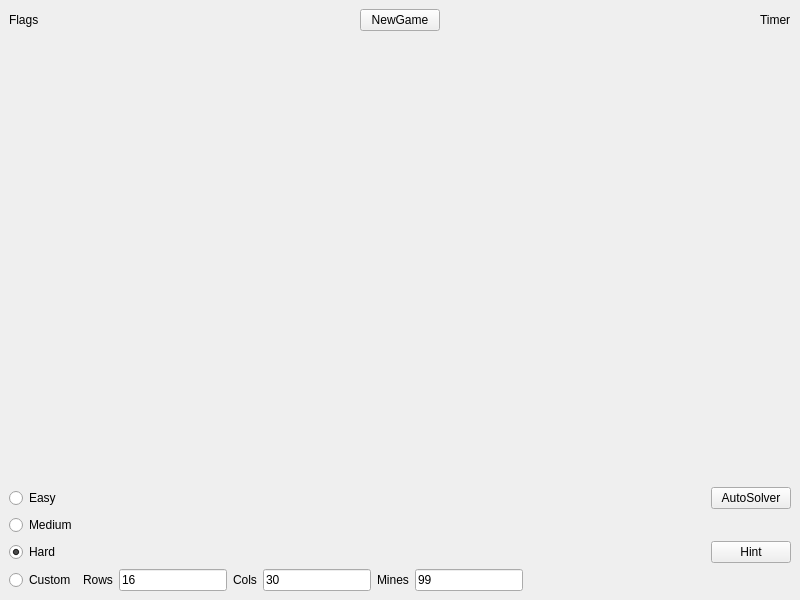
<?xml version="1.0" encoding="UTF-8"?>
<ui version="4.0">
 <class>MainWindow</class>
 <widget class="QMainWindow" name="MainWindow">
  <property name="geometry">
   <rect>
    <x>0</x>
    <y>0</y>
    <width>800</width>
    <height>600</height>
   </rect>
  </property>
  <property name="windowTitle">
   <string>Minesweeper</string>
  </property>
  <widget class="QWidget" name="centralwidget">
   <layout class="QVBoxLayout" name="verticalLayout">
    <item>
     <layout class="QHBoxLayout" name="horizontalLayout">
      <item>
       <widget class="QLabel" name="flag_label">
        <property name="text">
         <string>Flags</string>
        </property>
       </widget>
      </item>
      <item>
       <spacer name="horizontalSpacer_2">
        <property name="orientation">
         <enum>Qt::Horizontal</enum>
        </property>
        <property name="sizeHint" stdset="0">
         <size>
          <width>40</width>
          <height>20</height>
         </size>
        </property>
       </spacer>
      </item>
      <item>
       <widget class="QPushButton" name="button_newGame">
        <property name="text">
         <string>NewGame</string>
        </property>
       </widget>
      </item>
      <item>
       <spacer name="horizontalSpacer">
        <property name="orientation">
         <enum>Qt::Horizontal</enum>
        </property>
        <property name="sizeHint" stdset="0">
         <size>
          <width>40</width>
          <height>20</height>
         </size>
        </property>
       </spacer>
      </item>
      <item>
       <widget class="QLabel" name="timer_label">
        <property name="text">
         <string>Timer</string>
        </property>
       </widget>
      </item>
     </layout>
    </item>
    <item>
     <spacer name="verticalSpacer">
      <property name="orientation">
       <enum>Qt::Vertical</enum>
      </property>
      <property name="sizeHint" stdset="0">
       <size>
        <width>20</width>
        <height>40</height>
       </size>
      </property>
     </spacer>
    </item>
    <item>
     <layout class="QHBoxLayout" name="horizontalLayout_3">
      <property name="topMargin">
       <number>0</number>
      </property>
      <item>
       <spacer name="horizontalSpacer_4">
        <property name="orientation">
         <enum>Qt::Horizontal</enum>
        </property>
        <property name="sizeHint" stdset="0">
         <size>
          <width>40</width>
          <height>20</height>
         </size>
        </property>
       </spacer>
      </item>
      <item>
       <widget class="QWidget" name="Grid" native="true">
        <property name="sizePolicy">
         <sizepolicy hsizetype="Preferred" vsizetype="Preferred">
          <horstretch>0</horstretch>
          <verstretch>0</verstretch>
         </sizepolicy>
        </property>
       </widget>
      </item>
      <item>
       <spacer name="horizontalSpacer_5">
        <property name="orientation">
         <enum>Qt::Horizontal</enum>
        </property>
        <property name="sizeHint" stdset="0">
         <size>
          <width>40</width>
          <height>20</height>
         </size>
        </property>
       </spacer>
      </item>
     </layout>
    </item>
    <item>
     <spacer name="verticalSpacer_2">
      <property name="orientation">
       <enum>Qt::Vertical</enum>
      </property>
      <property name="sizeHint" stdset="0">
       <size>
        <width>20</width>
        <height>40</height>
       </size>
      </property>
     </spacer>
    </item>
    <item>
     <layout class="QGridLayout" name="gridLayout_3">
      <item row="1" column="2">
       <widget class="QLabel" name="solver_label">
        <property name="text">
         <string/>
        </property>
       </widget>
      </item>
      <item row="2" column="2">
       <widget class="QPushButton" name="pushButton_hint">
        <property name="text">
         <string>Hint</string>
        </property>
       </widget>
      </item>
      <item row="1" column="0">
       <widget class="QRadioButton" name="radioButton_medium">
        <property name="text">
         <string>Medium</string>
        </property>
       </widget>
      </item>
      <item row="3" column="0">
       <widget class="QRadioButton" name="radioButton_custom">
        <property name="text">
         <string>Custom</string>
        </property>
       </widget>
      </item>
      <item row="0" column="2">
       <widget class="QPushButton" name="solver_button">
        <property name="text">
         <string>AutoSolver</string>
        </property>
       </widget>
      </item>
      <item row="1" column="1">
       <spacer name="horizontalSpacer_3">
        <property name="orientation">
         <enum>Qt::Horizontal</enum>
        </property>
        <property name="sizeHint" stdset="0">
         <size>
          <width>40</width>
          <height>20</height>
         </size>
        </property>
       </spacer>
      </item>
      <item row="2" column="0">
       <widget class="QRadioButton" name="radioButton_hard">
        <property name="text">
         <string>Hard</string>
        </property>
        <property name="checked">
         <bool>true</bool>
        </property>
       </widget>
      </item>
      <item row="0" column="0">
       <widget class="QRadioButton" name="radioButton_easy">
        <property name="text">
         <string>Easy</string>
        </property>
        <property name="checked">
         <bool>false</bool>
        </property>
       </widget>
      </item>
      <item row="3" column="1">
       <layout class="QGridLayout" name="gridLayout_4">
        <item row="0" column="0">
         <widget class="QLabel" name="label">
          <property name="text">
           <string>Rows</string>
          </property>
         </widget>
        </item>
        <item row="0" column="2">
         <widget class="QLabel" name="label_2">
          <property name="text">
           <string>Cols</string>
          </property>
         </widget>
        </item>
        <item row="0" column="1">
         <widget class="QLineEdit" name="lineEdit_rows">
          <property name="sizePolicy">
           <sizepolicy hsizetype="Minimum" vsizetype="Minimum">
            <horstretch>0</horstretch>
            <verstretch>0</verstretch>
           </sizepolicy>
          </property>
          <property name="text">
           <string>16</string>
          </property>
         </widget>
        </item>
        <item row="0" column="5">
         <widget class="QLineEdit" name="lineEdit_mines">
          <property name="sizePolicy">
           <sizepolicy hsizetype="Minimum" vsizetype="Fixed">
            <horstretch>0</horstretch>
            <verstretch>0</verstretch>
           </sizepolicy>
          </property>
          <property name="text">
           <string>99</string>
          </property>
         </widget>
        </item>
        <item row="0" column="3">
         <widget class="QLineEdit" name="lineEdit_cols">
          <property name="sizePolicy">
           <sizepolicy hsizetype="Minimum" vsizetype="Fixed">
            <horstretch>0</horstretch>
            <verstretch>0</verstretch>
           </sizepolicy>
          </property>
          <property name="text">
           <string>30</string>
          </property>
         </widget>
        </item>
        <item row="0" column="6">
         <spacer name="horizontalSpacer_6">
          <property name="orientation">
           <enum>Qt::Horizontal</enum>
          </property>
          <property name="sizeHint" stdset="0">
           <size>
            <width>40</width>
            <height>20</height>
           </size>
          </property>
         </spacer>
        </item>
        <item row="0" column="4">
         <widget class="QLabel" name="label_3">
          <property name="text">
           <string>Mines</string>
          </property>
         </widget>
        </item>
       </layout>
      </item>
     </layout>
    </item>
   </layout>
  </widget>
  <widget class="QMenuBar" name="menubar">
   <property name="geometry">
    <rect>
     <x>0</x>
     <y>0</y>
     <width>800</width>
     <height>21</height>
    </rect>
   </property>
  </widget>
 </widget>
 <resources/>
 <connections/>
</ui>
